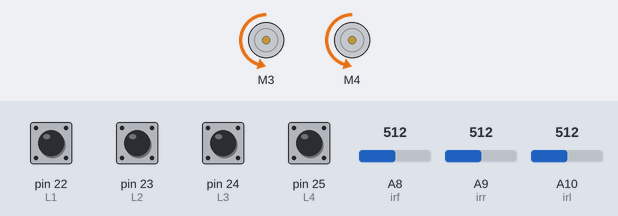
Bench run of a sketch on a simulated Arduino Mega 2560, built with avr-gcc and run on an emulated ATmega2560. Parts: 2 × DC motor (green arrow = forward, orange = backward, longer = faster). The inputs (shaded band) are chosen by the test bench; at power-on: pin 22 (L1), pin 23 (L2), pin 24 (L3), pin 25 (L4) HIGH, A8 (irf) = 512, A9 (irr) = 512, A10 (irl) = 512. Random numbers use the default seed unless the sketch sets one; what the sketch prints to the serial monitor is not drawn.

Above: at 1.2 s.
1.3 s: A8 (irf) set to 291
4.3 s: A8 (irf) set to 264
At 4.32 s:
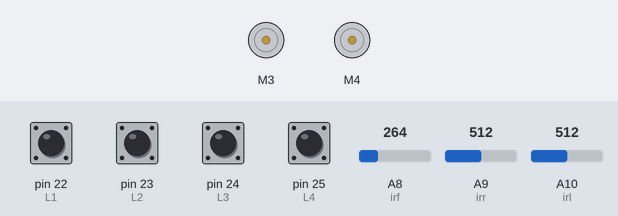
At 4.7 s:
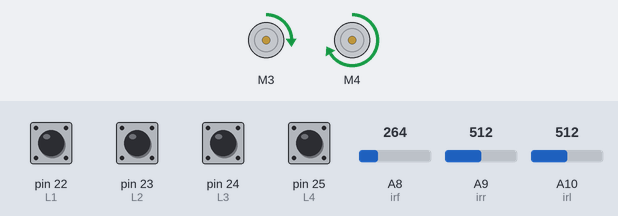
5.8 s: A9 (irr) set to 165
7.3 s: A9 (irr) set to 142
At 9.3 s:
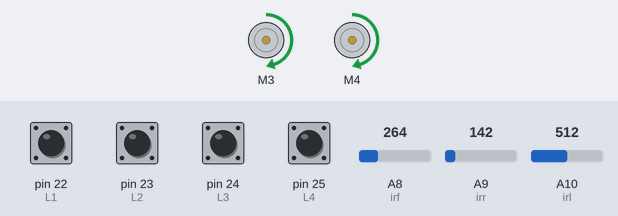
9.9 s: A8 (irf) set to 289
12.9 s: A8 (irf) set to 317
At 14.3 s:
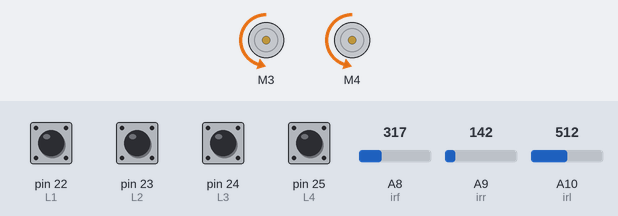
Timing chart, 0 to 15.4 s (numbered marks = the images above; inputs shaded):
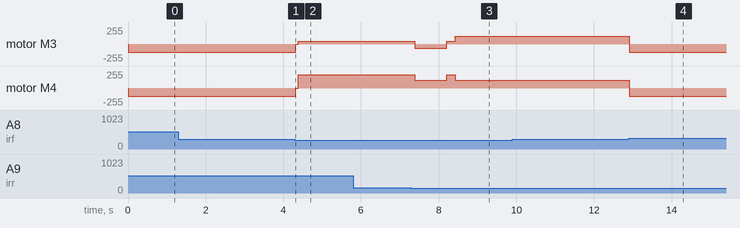

Measured:
- the behaviour switches between 274 and 273 on A8 (irf) (found by bisection; images 0 and 1)
- the behaviour switches between 154 and 153 on A9 (irr) (found by bisection; images 2 and 3)
- the behaviour switches between 307 and 308 on A8 (irf) (found by bisection; images 3 and 4)
- after the input at 1.3 s, every drawn part: stays the same
- after the input at 4.3 s, motor M3: backward 120/255 → stopped at once, → forward 40/255 0.06 s later; motor M4: backward 120/255 → stopped at once, → forward 200/255 0.06 s later
- after the input at 5.8 s, every drawn part: stays the same
- after the input at 7.3 s, motor M3: forward 40/255 → backward 60/255 after 0.08 s, → forward 40/255 0.83 s later, → forward 120/255 0.21 s later; motor M4: forward 200/255 → forward 120/255 after 0.08 s, → forward 200/255 0.83 s later, → forward 120/255 0.21 s later
- after the input at 9.9 s, every drawn part: stays the same
- after the input at 12.9 s, motor M3, motor M4: forward 120/255 → backward 120/255 at once

The sketch:

SeguidorLinha.ino
```cpp
#include <AFMotor.h>
AF_DCMotor Motor1 (3);
AF_DCMotor Motor2 (4);
int desbloqueio = 0;
bool teste = true;
int F, R, L;

//Seguidor de linha
#define L1 22
#define L2 23
#define L3 24
#define L4 25
#define aux 30// Vê para que serve essa porta?

//Sensor IR - Distância
#define irf A8 // sensor para medir a distancia do obstaculo frente
#define irr A9// direita
#define irl A10//esquerda

int limiar = 30;
int vel = 120; //valor da "velocidade" dos motor
byte A, B, C, D; //Receber a leitura do sensor ifr seguidor de linha
// 1- Preto e 0 - Branco
void setup() {
  Serial.begin(9600);
  pinMode(L1, INPUT);
  pinMode(L2, INPUT);
  pinMode(L3, INPUT);
  pinMode(L4, INPUT);
  pinMode(irf, INPUT);
  pinMode(irr, INPUT);
  pinMode(irl, INPUT);
  Motor1.setSpeed(vel);// definir a velocidade dos motores
  Motor2.setSpeed(vel);
}

void loop() {
  lerSensorDeLinha();
  lerDistancia();
  if (F >= 5 && F <= 8) {
    desvio();
  }
  seguidor();
}

void lerSensorDeLinha() {
  A = digitalRead(L1);
  B = digitalRead(L2);
  C = digitalRead(L3);
  D = digitalRead(L4);
  Serial.print("A = ");
    Serial.print(A);
    Serial.print(" | B = ");
    Serial.print(B);
    Serial.print(" | C = ");
    Serial.print(C);
    Serial.print(" | D = ");
    Serial.println(D);

}

void parar() {
  Motor1.run(RELEASE);
  Motor2.run(RELEASE);
  lerSensorDeLinha();
  lerDistancia();
}

void frente() {
  Motor1.setSpeed(vel);
  Motor2.setSpeed(vel);
  Motor1.run(FORWARD);
  Motor2.run(FORWARD);
  lerSensorDeLinha();
  lerDistancia();
}

void tras() {
  Motor1.setSpeed(vel);
  Motor2.setSpeed(vel);
  Motor1.run(BACKWARD);
  Motor2.run(BACKWARD);
  lerSensorDeLinha();
  lerDistancia();
}

void esquerda() {
  Motor1.setSpeed(vel + limiar);
  Motor2.setSpeed(vel - limiar);
  Motor1.run(FORWARD);
  Motor2.run(BACKWARD);
  lerSensorDeLinha();
  lerDistancia();
}

void direita() {
  Motor1.setSpeed(vel - limiar);
  Motor2.setSpeed(vel + limiar);
  Motor1.run(BACKWARD);
  Motor2.run(FORWARD);
  lerSensorDeLinha();
  lerDistancia();
}

void direita2() {
  Motor1.setSpeed(vel);
  Motor2.setSpeed(vel);
  Motor1.run(BACKWARD);
  Motor2.run(FORWARD);
  lerSensorDeLinha();
  lerDistancia();
}

void esquerda2() {
  Motor1.setSpeed(vel);
  Motor2.setSpeed(vel);
  Motor1.run(FORWARD);
  Motor2.run(BACKWARD);
  lerSensorDeLinha();
  lerDistancia();
}

void seguidor() {
  lerSensorDeLinha();
  if ((A == 0 && B == 0 && C == 0 && D == 0) || (A == 1 && B == 1 && C == 1 && D == 1)) {
    frente();
  }
  if (A == 0 && B == 0 && C == 1 && D == 1) {
    desbloqueio = 0;
    while (!(A == 0 && B == 0 && C == 0 && D == 0) || desbloqueio == 20) {
      frente();
      desbloqueio++;
    }
    desbloqueio = 0;
    while (B == 0 || desbloqueio < 20) {
      esquerda2(); // 90 graus;
      delay(10);
      desbloqueio++;
    }
  }
  if (A == 0 && B == 1 && C == 1 && D == 1) {
    desbloqueio = 0;
    while (!(A == 0 && B == 0 && C == 0 && D == 0) || desbloqueio == 20) {
      frente();
      desbloqueio++;
    }
    desbloqueio = 0;
    while (C == 0 || desbloqueio < 20) {
      esquerda2();
      desbloqueio++;
    }
  }
  if (A == 1 && B == 1 && C == 0 && D == 0) {
    desbloqueio = 0;
    while (!(A == 0 && B == 0 && C == 0 && D == 0) || desbloqueio == 20) {
      frente();
      desbloqueio++;
    }
    desbloqueio = 0;
    while (C == 0 || desbloqueio < 20) {
      direita2();
      desbloqueio++;
    }
  }
  if (A == 1 && B == 1 && C == 1 && D == 0) {
    desbloqueio = 0;
    while (!(A == 0 && B == 0 && C == 0 && D == 0) || desbloqueio == 20) {
      frente();
      desbloqueio++;
    }
    desbloqueio = 0;
    while (B == 0 || desbloqueio < 20) {
      direita2();// 90 graus
      desbloqueio++;
    }
  }
  if ((A == 1 && B == 0 && C == 0 && D == 0) || (A == 0 && B == 1 && C == 0 && D == 0)) {
    direita();
  }
  if ((A == 0 && B == 0 && C == 0 && D == 1) || (A == 0 && B == 0 && C == 1 && D == 0)) {
    esquerda();
  }
}
//Sem uso no momento

void lerDistancia() {
  F = sensorIR(irf);// sensorIR é uma função que retorna um inteiro
  R = sensorIR(irr);
  L = sensorIR(irl);
  /*
   Serial.print("F = ");
  Serial.print(F);
  Serial.print(" | R = ");
  Serial.print(R);
  Serial.print(" | L = ");
  Serial.println(L);
  */
}

//Função para ler as distâncias

int sensorIR(int pino) {
  unsigned int distancia = 12 * pow((analogRead(pino) * 0.0048828125), -1);
  if (distancia < 5) {
    distancia = 5;
  } else if (distancia > 80) {
    distancia = 80;
  }
  return distancia;
}

void arcoDireita() {
  Motor1.setSpeed(60);
  Motor2.setSpeed(120);
  Motor1.run(BACKWARD);
  Motor2.run(FORWARD);
  delay(10);
  lerSensorDeLinha();
  lerDistancia();
}

void arcoDireita2() {
  Motor1.setSpeed(40);
  Motor2.setSpeed(200);
  Motor1.run(FORWARD);
  Motor2.run(FORWARD);
  delay(10);
  lerSensorDeLinha();
  lerDistancia();
}

void desvio() {
  lerDistancia();
  if (F < 8) {
    while (F < 9) {
      tras();
    }
    parar();
    while (R > 12) {
      esquerda();
    }
    parar();
    while (R <= 15) {
      //frente();
      arcoDireita2();
      if (R > 15) {
        arcoDireita2();
        delay(25);
      }
    }
    parar();
    arcoDireita();
    delay(800);
    arcoDireita2();
    delay(200);
    while (!(A == 1)) {
      arcoDireita();
      //--------------------------------------------
      if (A == 1 || B == 1 || C == 1 || D == 1) {
        desbloqueio = 0;
        while (!(A == 0 && B == 0 && C == 0 && D == 0) || desbloqueio == 20) {
          frente();
          desbloqueio++;
        }
        desbloqueio = 0;
        while (B == 0 || desbloqueio == 20) {
          esquerda2();// 90 graus
          desbloqueio++;
          if (B == 1 || C == 1 || D == 1) {
            break;
          }
        }
        parar();
        seguidor();
        break;
      }
      //-------------------------------------------------------------
    }
    parar();
    seguidor();
  }
}

int lado()
{
  int aleatorio = random(1, 1000);
  if (aleatorio % 2 == 0) {
    aleatorio = 2;
  } else if (aleatorio % 2 == 1) {
    aleatorio = 1;
  }
  Serial.println(aleatorio);
  return aleatorio;
}
```
